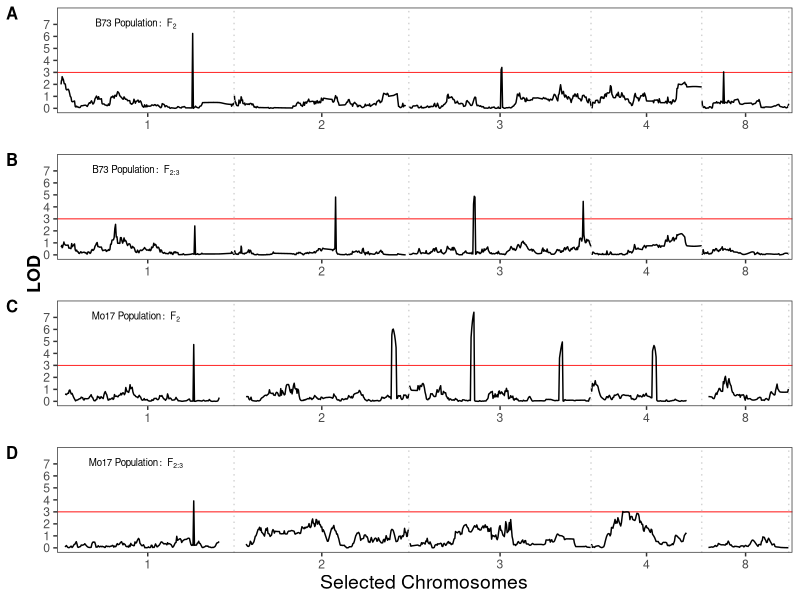
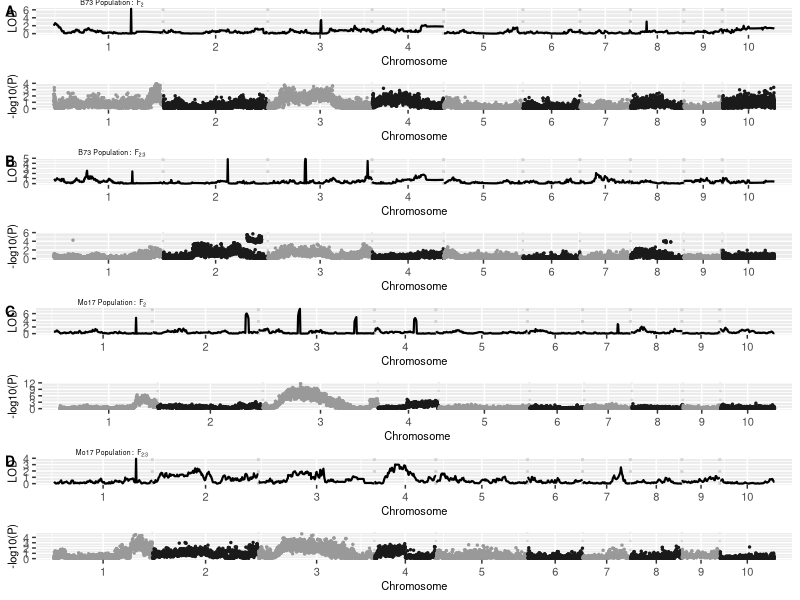

Generate these figures, in order, with R:
## ---- chunk 1
library(tidyverse)
library(broom)
library(cowplot)
library(grid)
library(gridExtra)

print(sessionInfo())
## ---- chunk 2
###Compiled the LOD score outputs from IcIM software into one file to create 
###the QTL maps (for plotting figure 2)
##Input the data
data <- read_tsv(file = "All_Results.txt")

##This is pulling out the chromosomes where there is at least one significant QTL
##across all the data.
chrsPull <- data %>%
  select(Chromosome,LOD) %>%
  filter(LOD >= 3.0) %>%
  select(Chromosome) %>%
  unique() %>%
  arrange(Chromosome) %>%
  pull(Chromosome)

##Since we have a consensus map, we can pull the markers from all the populations and 
##use that as the order (for plotting). We want the genetic positions to align across
##the populations as we plot
unique_order <- data %>%
  filter(Chromosome %in% chrsPull) %>%
  select(Chromosome,Position) %>%
  unique() %>%
  arrange(Chromosome,Position) %>%
  mutate(Order = row_number())
  

##This pulls the order of the markers into the data frame so we can plot
data_formatted <- data %>%
  filter(Chromosome %in% chrsPull) %>%
  left_join(unique_order,by = c("Chromosome","Position"))

##This calculates the chromosome midpoints and max. It is for plotting purposes, so we have
##the chromsome name in the middle of the chr and a break there
midpoints <- data_formatted %>%
  select(Chromosome,Order,LOD) %>%
  group_by(Chromosome) %>%
  summarise(Max = max(Order),
            Min = min(Order),
            Max_LOD = max(LOD)) %>%
  #filter(Max_LOD >= 3.0) %>%
  mutate(Break = round(((Max-Min)/2 + Min),0)) %>%
  ungroup()


##This is going to plot each LOD map (4) to a data.frame. We are going to add stuff specifically
##to each map            
maps <- data_formatted %>%
  group_by(Population,TraitName) %>%
  do(
    plots = ggplot(data = .) +
      geom_hline(yintercept = 3, color = "red", size = .3) +
      geom_line(aes(x = Order, y = LOD, group = Chromosome)) +
      theme_bw() + 
      scale_y_continuous(name = " \n",
                         #limits = c(0,max(.$LOD) + 1),
                         limits = c(0,8),
                         breaks = seq(from = 0, to = 7, by = 1))  +
      theme(panel.grid.major = element_blank(),
            panel.grid.minor = element_blank())
    )

##This is going to add the chromsome breaks and chromsome lines
for (i in 1:dim(maps)[1]) {
  holder <- midpoints
  maps$plots[i][[1]] <- maps$plots[i][[1]] +
    scale_x_continuous(breaks = holder$Break,
                       labels = holder$Chromosome,
                       expand = c(.005,.005),
                       limits = c(0,max(unique_order$Order)),
                       name = element_blank()) +
    geom_vline(data = holder,
               aes(xintercept = Max),color = "lightGray", 
               size = .5, linetype = "dotted")
}

##This is going to actually plot the maps and add some labels
popLabel_Size <- 7
locDiff <- .04
allPlots <- plot_grid(maps$plots[1][[1]],
          maps$plots[2][[1]],
          maps$plots[3][[1]],
          maps$plots[4][[1]],
          ncol = 1) + 
  # draw_plot_label(label = "Selected Chromosomes",
  #                                    x = .55,y = .005, 
  #                                    size = 12,
  #                                    hjust = 0.5,vjust = 0) +
  draw_plot_label(c("A","B","C","D"),
                                  c(0,0,0,0),
                                  c(1,.75,.5,.25),
                  size = 12) +
  draw_label(label = "LOD",
             x = .05, y = .5,
             size = 13,
             hjust = 0,vjust = 0,
             angle = 90,
             fontface = "bold") +
  draw_label(label = expression(B73~Population:~F[2]),
             size = popLabel_Size,
             x = .17,
             y = 1 - 0 - locDiff,
             fontface = "bold") +
  draw_label(label = expression(B73~Population:~F[2:3]),
             size = popLabel_Size,
             x = .17,
             y = 1 - .25 - locDiff,
             fontface = "bold") +
  draw_label(label = expression(Mo17~Population:~F[2]),
             size = popLabel_Size,
             x = .17,
             y = 1 - .50 - locDiff,
             fontface = "bold") +
  draw_label(label = expression(Mo17~Population:~F[2:3]),
             size = popLabel_Size,
             x = .17,
             y = 1 - .75 - locDiff,
             fontface = "bold")

allPlots <- add_sub(allPlots,"Selected Chromosomes", 
                    vpadding = grid::unit(0, "lines"),
                    y = 1.3, x = .4, hjust = 0)
##This plots and saves figure 2 from paper
plot_grid(allPlots)


# ggsave(filename = "QTL_Maps_consensus_v2.pdf",
#        plot = plot_grid(allPlots),
#        dpi = 600,
#        width = 7,
#        height = 5)

## ---- chunk 3
##############################Supplemental Figure #######################
##This is going to create supplemental figure 2 which compares the single marker scan
##with the LOD mapping

##Created LOD map with all chromosomes
##Figures out the midpoints now for the LOD data with all the chromosomes
midpoints_all <- data %>%
  select(Population,Chromosome,Position) %>%
  unique() %>%
  arrange(Population,Chromosome,Position) %>%
  group_by(Population) %>%
  mutate(Order = row_number()) %>%
  ungroup() %>%
  group_by(Population, Chromosome) %>%
  summarise(Max = max(Order),
            Min = min(Order),
            Break = (Max + Min) / 2) %>% 
  ungroup()

max_all <- midpoints_all %>% 
  select(Population,Chromosome,Max,Min)
##This creates a plotting function to plot a genetic map given a population name and traitID
LOD_plotter <- function(data,Pop,Trait, midpoints) {
  data <- data
  Pop <- Pop
  Trait <- Trait
  midpoints <- midpoints %>%
    filter(Population == Pop)
  data %>%
    filter(Population == Pop,
           TraitID == Trait) %>%
    arrange(Chromosome,Position) %>%
    mutate(Order = row_number()) %>%
    ggplot() +
    geom_vline(data = midpoints %>%
                 filter(Chromosome != 10),
               aes(xintercept = Max),
               linetype = "dotted",
               size = 1,
               color = "light gray") +
    geom_line(aes(x = Order, y = LOD, group = Chromosome),
              size = .75) +
    xlab("Chromosome") +
    scale_x_continuous(labels = c(1:10),
                       breaks = midpoints %>%
                         pull(Break),
                       expand = c(0.025,0)) +
    theme(text = element_text(size = 8),
          axis.text = element_text(size = 8))
}

##Creating the supplementary comparison file of the single marker scan
##with the lnikage mapping results
##This imports the single marker scan data
b73_single <- read_tsv("Single_Marker_Scan/pvalues_B73.txt")
mo17_single <- read_tsv("Single_Marker_Scan/pvalues_Mo17.txt")

##Combines the data into a single data frame
man_data <- b73_single %>%
  mutate(Population = "B73") %>%
  bind_rows(mo17_single %>%
              mutate(Population = "Mo17")) %>%
  gather(Trait,P,-Population,-SNP,-CHR,-BP) %>%
  rename(TraitID = Trait) %>%
  mutate(TraitID = ifelse(TraitID == "F2",1,2))

##Determines the midpoints for that data again for plotting purposes
##It also pulls in the max position for the genetic maps to align the maps so the
##chromosomes overlap

##This is the data used to recalculate the position along the x-axis for the single 
##marker data
renumber_man <- man_data %>%
  select(Population,CHR,BP) %>%
  unique() %>%
  group_by(Population) %>%
  mutate(Order = row_number()) %>% 
  group_by(Population, CHR) %>%
  summarise(Max2 = max(Order),
            Min2 = min(Order)) %>% 
  ungroup() %>% 
  mutate(Chromosome = CHR) %>% 
  left_join(max_all,by = c("Population","Chromosome")) %>%
  ungroup() %>%
  mutate(Ratio = (Max - Min)/(Max2 - Min2)) %>% 
  select(Population,CHR,Min,Ratio)

##This creates the mid points for this new ordered data
midpoints_man <- renumber_man %>% 
  left_join(man_data %>% 
              select(Population,CHR,BP) %>% 
              unique(),
            by = c("Population","CHR")) %>% 
  arrange(Population,CHR,BP) %>% 
  group_by(Population,CHR) %>%
  mutate(Order = (((row_number() - 1) * Ratio) + Min)) %>% 
  summarise(Max = max(Order),
            Min = min(Order),
            Break = (Max + Min)/2) %>% 
  ungroup()



##Creates a plotting function for the single marker scan data that
##uses pop and tratID information
manhattan_plotter <- function(data,Pop,Trait, midpoints) {
  data <- data
  Pop <- Pop
  Trait <- Trait
  midpoints <- midpoints %>%
    filter(Population == Pop)
  data %>%
    filter(Population == Pop,
           TraitID == Trait) %>%
    arrange(CHR,BP) %>%
    left_join(renumber_man,by = c("Population","CHR")) %>%
    arrange(Population,CHR,BP) %>% 
    group_by(Population,CHR) %>%
    mutate(Order = (((row_number() - 1) * Ratio) + Min),
           Color = CHR %% 2) %>% 
    ungroup() %>% 
    ggplot() +
    geom_vline(data = midpoints %>%
                 filter(CHR != 10),
               aes(xintercept = Max),
               linetype = "dotted",
               size = .75,
               color = "light gray") +
    geom_point(aes(x = Order, y = -log10(P),
                   color = factor(Color)),
               show.legend = FALSE,
               size = .5) +
    xlab("Chromosome") +
    scale_x_continuous(labels = c(1:10),
                       breaks = midpoints %>%
                         pull(Break),
                       expand = c(0.025,0)) +
    scale_color_manual(values = c("gray10","gray60")) +
    theme(text = element_text(size = 8),
          axis.text = element_text(size = 8))
}

##This actually plots each one of the maps and combines with with the single marker scan map
plot1 <- 
  plot_grid(LOD_plotter(data = data,
                        Pop = "B73",
                        Trait = 1,
                        midpoints = midpoints_all),
            manhattan_plotter(data = man_data,
                              Pop = "B73",
                              Trait = 1,
                              midpoints = midpoints_man),
            ncol = 1)
plot2 <- 
  plot_grid(LOD_plotter(data = data,
                        Pop = "B73",
                        Trait = 2,
                        midpoints = midpoints_all),
            manhattan_plotter(data = man_data,
                              Pop = "B73",
                              Trait = 2,
                              midpoints = midpoints_man),
            ncol = 1)
plot3 <- 
  plot_grid(LOD_plotter(data = data,
                        Pop = "Mo17",
                        Trait = 1,
                        midpoints = midpoints_all),
            manhattan_plotter(data = man_data,
                              Pop = "Mo17",
                              Trait = 1,
                              midpoints = midpoints_man),
            ncol = 1)
plot4 <- 
  plot_grid(LOD_plotter(data = data,
                        Pop = "Mo17",
                        Trait = 2,
                        midpoints = midpoints_all),
            manhattan_plotter(data = man_data,
                              Pop = "Mo17",
                              Trait = 2,
                              midpoints = midpoints_man),
            ncol = 1)



##This combines the individual plot and makes one big plot seen in supplemental figure 2
popLabel_Size <- 5
locDiff <- .01
allPlots_man_B73 <- plot_grid(plot1,
                      plot2,
                      ncol = 1,
                      labels = c("A","B"),
                      label_size = 10) +
  draw_label(label = expression(B73~Population:~F[2]),
             size = popLabel_Size,
             x = .14,
             y = 1 - locDiff) +
  draw_label(label = expression(B73~Population:~F[2:3]),
             size = popLabel_Size,
             x = .14,
             y = .5 - locDiff)
  
allPlots_man_Mo17 <- plot_grid(plot3,
                               plot4,
                               ncol = 1,
                               labels = c("C","D"),
                               label_size = 10) +
  draw_label(label = expression(Mo17~Population:~F[2]),
             size = popLabel_Size,
             x = .14,
             y = 1 - locDiff) +
  draw_label(label = expression(Mo17~Population:~F[2:3]),
             size = popLabel_Size,
             x = .14,
             y = .5 - locDiff)

plot_grid(allPlots_man_B73,
          allPlots_man_Mo17,
          ncol = 1)
# ggsave(filename = "Combined_ComparisonFigure_Supplemental.png",
#        plot = plot_grid(allPlots_man_B73,
#                         allPlots_man_Mo17,
#                         ncol = 1),
#        dpi = 600,
#        width = 7,
#        height = 9)

